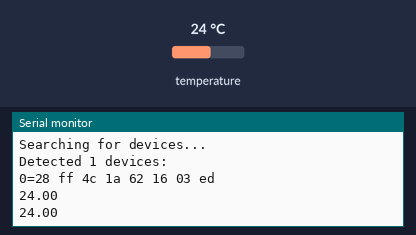
Recording of a sketch running on a simulated Arduino Uno, built with avr-gcc and run on an emulated ATmega328P. Shown: the last lines printed to the serial monitor. The inputs (shaded band) are chosen by the test bench; at power-on: temperature 24 °C.

Above: at 4.3 s.
4.4 s: temperature set to 12 °C
At 7.0 s:
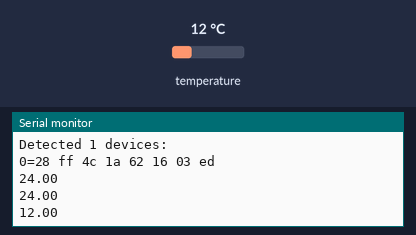
8.1 s: temperature set to 19 °C
At 10.2 s:
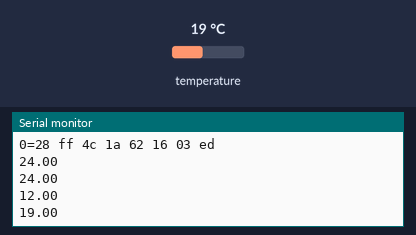
Timing chart, 0 to 11.7 s (numbered marks = the images above; inputs shaded):
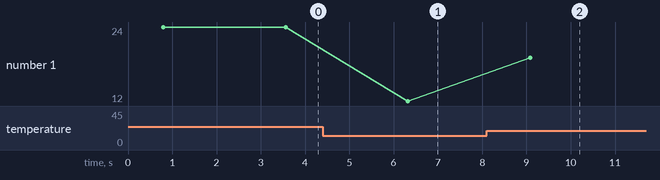

Measured:
- after the input at 4.4 s, the serial monitor: prints a new line after 1.9 s (image 1)
- after the input at 8.1 s, the serial monitor: prints a new line after 0.99 s (image 2)
- plotted number 1: 24 → 12 after the input at 4.4 s, 12 → 19 after the input at 8.1 s

The sketch:

PrintOneWireAddresses.ino
```cpp
#include <OneWire.h>
#include <DallasTemperature.h>

#define ONE_WIRE_BUS 5


/*
0=28 ff 6b 56 54 14 00 ca
1=28 ff 97 56 54 14 00 4d
2=28 ff d7 55 77 04 00 b0

0=28 ff 36 1b 6b 04 00 a3
*/


OneWire oneWire(ONE_WIRE_BUS);
DallasTemperature sensors(&oneWire);

int numDevices = 0;

void setup(void)
{
  Serial.begin(57600);

  Serial.println("Searching for devices...");
  sensors.begin();

  numDevices = sensors.getDeviceCount();
  Serial.print("Detected ");
  Serial.print(numDevices);
  Serial.println(" devices:");

  for(int i=0; i<numDevices; i++) {
    DeviceAddress deviceAddress;
    sensors.getAddress(deviceAddress, i);
    Serial.print(i);
    Serial.print("=");
    for(int j=0; j<8; j++) {
      String s = String(deviceAddress[j], HEX);
      if (s.length()==1) {
        Serial.print("0");
      }
      Serial.print(s);
      Serial.print(" ");
    }
    Serial.println();

  }
}

void loop(void)
{

  sensors.requestTemperatures();
  for(int i=0; i<numDevices; i++) {
    if (i>0) Serial.print("\t");
    Serial.print(sensors.getTempCByIndex(i));
  }
  Serial.println();
  delay(2000);
}
```
